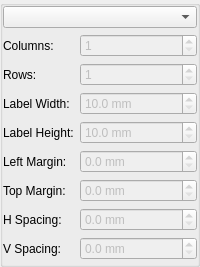
          <widget class="QGroupBox" name="templateSectionContent">
           <property name="title">
            <string/>
           </property>
           <property name="flat">
            <bool>true</bool>
           </property>
           <layout class="QVBoxLayout" name="templateSectionLayout">
            <property name="leftMargin">
             <number>0</number>
            </property>
            <property name="topMargin">
             <number>0</number>
            </property>
            <property name="rightMargin">
             <number>0</number>
            </property>
            <property name="bottomMargin">
             <number>4</number>
            </property>
            <item>
             <widget class="QComboBox" name="templateComboBox"/>
            </item>
            <item>
             <layout class="QFormLayout" name="templateDetailsLayout">
              <item row="0" column="0">
               <widget class="QLabel" name="colsLabel">
                <property name="text">
                 <string>Columns:</string>
                </property>
               </widget>
              </item>
              <item row="0" column="1">
               <widget class="QSpinBox" name="colsSpinBox">
                <property name="enabled">
                 <bool>false</bool>
                </property>
                <property name="minimum">
                 <number>1</number>
                </property>
                <property name="maximum">
                 <number>10</number>
                </property>
               </widget>
              </item>
              <item row="1" column="0">
               <widget class="QLabel" name="rowsLabel">
                <property name="text">
                 <string>Rows:</string>
                </property>
               </widget>
              </item>
              <item row="1" column="1">
               <widget class="QSpinBox" name="rowsSpinBox">
                <property name="enabled">
                 <bool>false</bool>
                </property>
                <property name="minimum">
                 <number>1</number>
                </property>
                <property name="maximum">
                 <number>20</number>
                </property>
               </widget>
              </item>
              <item row="2" column="0">
               <widget class="QLabel" name="labelWidthLabel">
                <property name="text">
                 <string>Label Width:</string>
                </property>
               </widget>
              </item>
              <item row="2" column="1">
               <widget class="BaseDoubleSpinBox" name="labelWidthSpinBox">
                <property name="enabled">
                 <bool>false</bool>
                </property>
                <property name="suffix">
                 <string notr="true"> mm</string>
                </property>
                <property name="decimals">
                 <number>1</number>
                </property>
                <property name="minimum">
                 <double>10.000000000000000</double>
                </property>
                <property name="maximum">
                 <double>300.000000000000000</double>
                </property>
                <property name="singleStep">
                 <double>0.500000000000000</double>
                </property>
               </widget>
              </item>
              <item row="3" column="0">
               <widget class="QLabel" name="labelHeightLabel">
                <property name="text">
                 <string>Label Height:</string>
                </property>
               </widget>
              </item>
              <item row="3" column="1">
               <widget class="BaseDoubleSpinBox" name="labelHeightSpinBox">
                <property name="enabled">
                 <bool>false</bool>
                </property>
                <property name="suffix">
                 <string notr="true"> mm</string>
                </property>
                <property name="decimals">
                 <number>1</number>
                </property>
                <property name="minimum">
                 <double>10.000000000000000</double>
                </property>
                <property name="maximum">
                 <double>300.000000000000000</double>
                </property>
                <property name="singleStep">
                 <double>0.500000000000000</double>
                </property>
               </widget>
              </item>
              <item row="4" column="0">
               <widget class="QLabel" name="leftMarginLabel">
                <property name="text">
                 <string>Left Margin:</string>
                </property>
               </widget>
              </item>
              <item row="4" column="1">
               <widget class="BaseDoubleSpinBox" name="leftMarginSpinBox">
                <property name="enabled">
                 <bool>false</bool>
                </property>
                <property name="suffix">
                 <string notr="true"> mm</string>
                </property>
                <property name="decimals">
                 <number>1</number>
                </property>
                <property name="minimum">
                 <double>0.000000000000000</double>
                </property>
                <property name="maximum">
                 <double>100.000000000000000</double>
                </property>
                <property name="singleStep">
                 <double>0.500000000000000</double>
                </property>
               </widget>
              </item>
              <item row="5" column="0">
               <widget class="QLabel" name="topMarginLabel">
                <property name="text">
                 <string>Top Margin:</string>
                </property>
               </widget>
              </item>
              <item row="5" column="1">
               <widget class="BaseDoubleSpinBox" name="topMarginSpinBox">
                <property name="enabled">
                 <bool>false</bool>
                </property>
                <property name="suffix">
                 <string notr="true"> mm</string>
                </property>
                <property name="decimals">
                 <number>1</number>
                </property>
                <property name="minimum">
                 <double>0.000000000000000</double>
                </property>
                <property name="maximum">
                 <double>100.000000000000000</double>
                </property>
                <property name="singleStep">
                 <double>0.500000000000000</double>
                </property>
               </widget>
              </item>
              <item row="6" column="0">
               <widget class="QLabel" name="hSpacingLabel">
                <property name="text">
                 <string>H Spacing:</string>
                </property>
               </widget>
              </item>
              <item row="6" column="1">
               <widget class="BaseDoubleSpinBox" name="hSpacingSpinBox">
                <property name="enabled">
                 <bool>false</bool>
                </property>
                <property name="suffix">
                 <string notr="true"> mm</string>
                </property>
                <property name="decimals">
                 <number>1</number>
                </property>
                <property name="minimum">
                 <double>0.000000000000000</double>
                </property>
                <property name="maximum">
                 <double>50.000000000000000</double>
                </property>
                <property name="singleStep">
                 <double>0.500000000000000</double>
                </property>
               </widget>
              </item>
              <item row="7" column="0">
               <widget class="QLabel" name="vSpacingLabel">
                <property name="text">
                 <string>V Spacing:</string>
                </property>
               </widget>
              </item>
              <item row="7" column="1">
               <widget class="BaseDoubleSpinBox" name="vSpacingSpinBox">
                <property name="enabled">
                 <bool>false</bool>
                </property>
                <property name="suffix">
                 <string notr="true"> mm</string>
                </property>
                <property name="decimals">
                 <number>1</number>
                </property>
                <property name="minimum">
                 <double>0.000000000000000</double>
                </property>
                <property name="maximum">
                 <double>50.000000000000000</double>
                </property>
                <property name="singleStep">
                 <double>0.500000000000000</double>
                </property>
               </widget>
              </item>
             </layout>
            </item>
           </layout>
          </widget>
